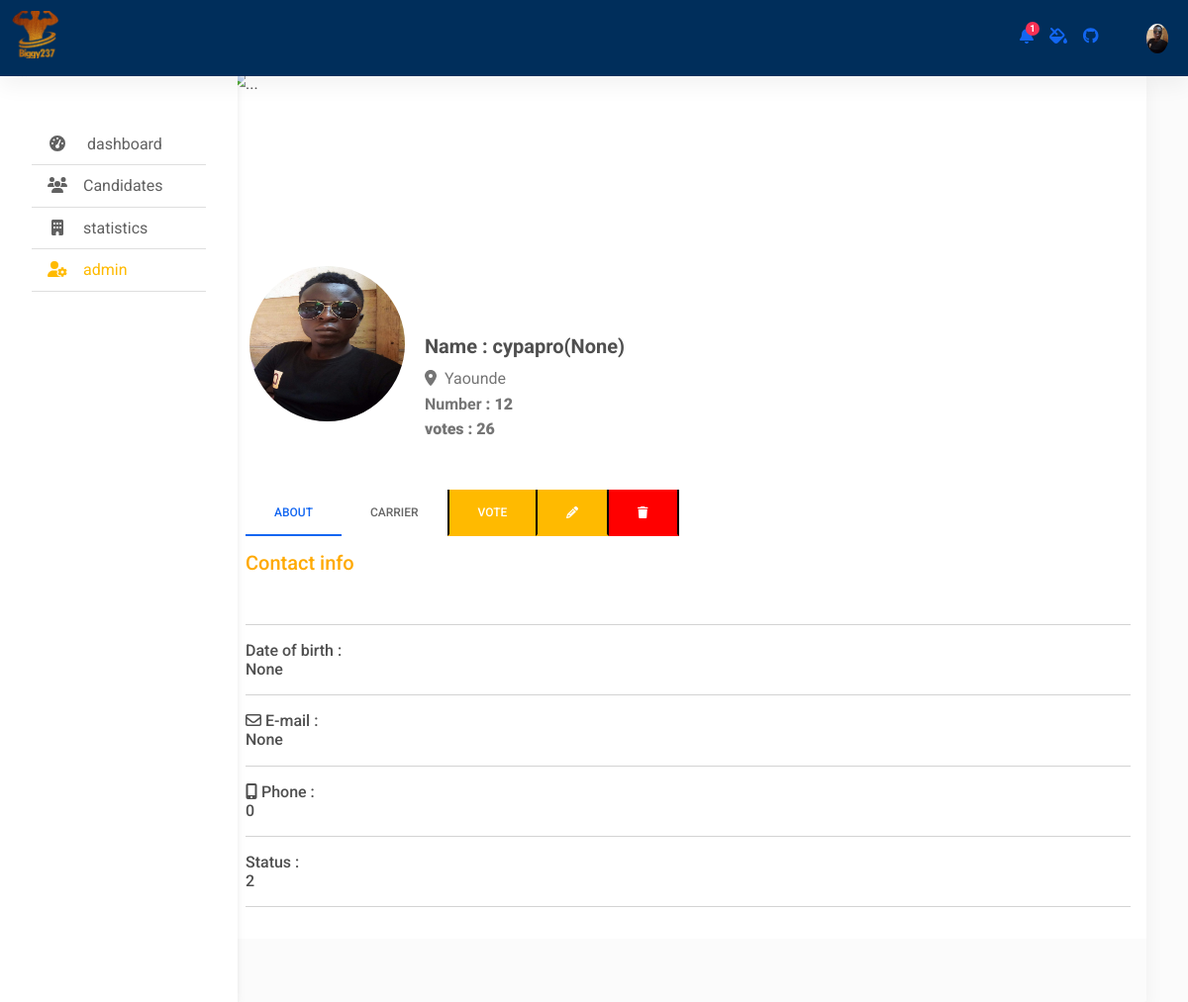
/candidates/candidate_profile/1/, run on an earlier commit of the app's database.
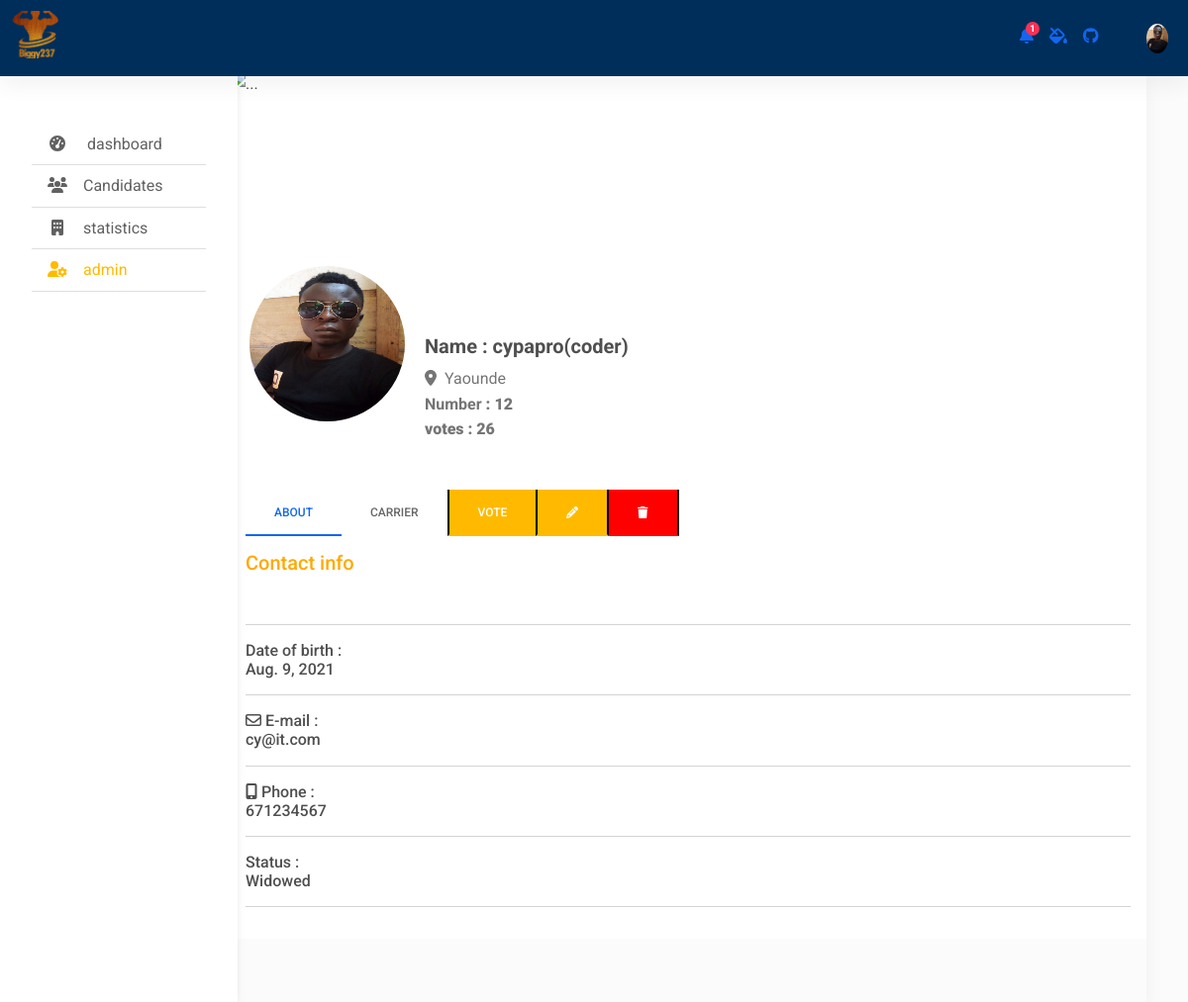
And on a later commit of the database.
### polls/models.py (models this page shows, shortened)
class Choice(models.Model):
	candidate_name       =  models.CharField(max_length =  200)
	carrier_history      =  models.CharField(max_length = 400,null = True)
	candidate_status     =  models.CharField (max_length =200,null=True)
	candidate_email      =  models.CharField(max_length =  200 , null = True)
	candidate_date_birth =  models.DateField(null       = True)
	candidate_number     =  models.IntegerField()
	candidate_tel        =  models.IntegerField( default = 0)
	candidate_image      =  models.ImageField(upload_to ='img/',null   = True, blank  = True)
	candidate_role       =  models.CharField(max_length = 200,  null     = True)
	vote                 =  models.IntegerField(default = 0)

### polls/views.py (the view)
# urls.py: path('candidates/candidate_profile/<int:candidates_id>/',views.candidate_profile, name = 'candidate_profile'),
def candidate_profile(request, candidates_id):
	candidate = get_object_or_404(Choice,pk = candidates_id)
	print('id: ',candidates_id)
	context = {'candidate':candidate}
	return render(request,'polls/profile.html',context=context)

### polls/templates/polls/profile.html (shortened to what the changed rows need)
{% extends "polls/base_generic.html" %}
{% block content%}
{% load static %}
<div class="container mt-5 ">
    <div class="row d-flex justify-content-end mt-5">
        <div class="col-xl-10 mt-4  ">
            <div class="card col ">
                <div class="card-body pt-3">
                    <div class="d-flex align-items-center mb-5">
                        <div class="flex-shrink-0">
                            <img src=" {{candidate.candidate_image.url}}" class="rounded-circle" alt="" style="width: 165px; height: 165px; margin-top: -90px; border: 4px solid #fff;" />
                        </div>
                        <div class="flex-grow-1 ms-3">
                            <p class="fw-bold mb-2 h5"> Name : {{candidate.candidate_name}}({{candidate.candidate_role}})</p>
                            <p class="text-muted mb-0">
                                <i class="fas fa-map-marker-alt me-2"></i>Yaounde
                            </p>
                            <p class="text-muted mb-0">
                                <b>Number <b> : <span>{{candidate.candidate_number}}</span>
                            </p>
                            <p class="text-muted mb-0">
                                <b>votes <b> : <span>{{candidate.vote}}</span>
                            </p>
                        </div>
                    </div>
                    <div class="tab-content" id="ex1-content">
                        <div class="tab-pane fade show active" id="ex1-tabs-1" role="tabpanel" aria-labelledby="ex1-tab-1">
                            <h5 class="text-warning">Contact info</h5>
                            <br>
                            <hr>
                            <h6>
                                Date of birth : <br>
                                {{candidate.candidate_date_birth}}
                            </h6>
                            <hr>
                            <h6> <i class="far fa-envelope"></i>
                                E-mail : <br>
                                {{candidate.candidate_email}}
                            </h6>
                            <hr>
                            <h6> <i class="fas fa-mobile-alt"></i>
                                Phone : <br>
                                {{candidate.candidate_tel}}
                            </h6>
                            <hr>
                            <h6>
                                Status : <br>
                                {{candidate.candidate_status}}
                            </h6>
                            <hr>
                        </div>
                    </div>
                </div>
            </div>
        </div>
    </div>
</div>
{% endblock %}

What changed in the data, as far as the page shows it:
changed Choice "cypapro": candidate_role "None" → "coder"; candidate_date_birth "None" → "Aug. 9, 2021"; candidate_email "None" → "cy@it.com"; candidate_tel "0" → "671234567"; candidate_status "2" → "Widowed"
